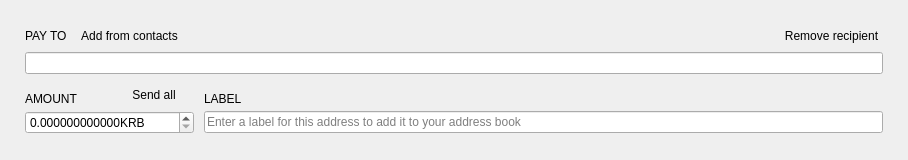
<?xml version="1.0" encoding="UTF-8"?>
<ui version="4.0">
 <class>TransferFrame</class>
 <widget class="QFrame" name="TransferFrame">
  <property name="geometry">
   <rect>
    <x>0</x>
    <y>0</y>
    <width>908</width>
    <height>160</height>
   </rect>
  </property>
  <property name="sizePolicy">
   <sizepolicy hsizetype="Preferred" vsizetype="Preferred">
    <horstretch>0</horstretch>
    <verstretch>150</verstretch>
   </sizepolicy>
  </property>
  <property name="minimumSize">
   <size>
    <width>0</width>
    <height>160</height>
   </size>
  </property>
  <property name="maximumSize">
   <size>
    <width>16777215</width>
    <height>160</height>
   </size>
  </property>
  <property name="windowTitle">
   <string>Frame</string>
  </property>
  <property name="styleSheet">
   <string notr="true"/>
  </property>
  <property name="frameShape">
   <enum>QFrame::NoFrame</enum>
  </property>
  <property name="frameShadow">
   <enum>QFrame::Plain</enum>
  </property>
  <layout class="QVBoxLayout" name="verticalLayout">
   <property name="spacing">
    <number>10</number>
   </property>
   <property name="leftMargin">
    <number>25</number>
   </property>
   <property name="rightMargin">
    <number>25</number>
   </property>
   <item>
    <spacer name="verticalSpacer_2">
     <property name="orientation">
      <enum>Qt::Vertical</enum>
     </property>
     <property name="sizeHint" stdset="0">
      <size>
       <width>20</width>
       <height>40</height>
      </size>
     </property>
    </spacer>
   </item>
   <item>
    <layout class="QGridLayout" name="gridLayout">
     <property name="verticalSpacing">
      <number>5</number>
     </property>
     <item row="0" column="0">
      <widget class="WalletGui::WalletNormalGrayTextLabel" name="m_payToTextLabel">
       <property name="sizePolicy">
        <sizepolicy hsizetype="Minimum" vsizetype="Minimum">
         <horstretch>0</horstretch>
         <verstretch>0</verstretch>
        </sizepolicy>
       </property>
       <property name="text">
        <string>PAY TO</string>
       </property>
       <property name="alignment">
        <set>Qt::AlignLeading|Qt::AlignLeft|Qt::AlignVCenter</set>
       </property>
       <property name="margin">
        <number>0</number>
       </property>
       <property name="indent">
        <number>0</number>
       </property>
      </widget>
     </item>
     <item row="0" column="1">
      <widget class="WalletGui::WalletTinyLinkLikeButton" name="m_addressBookButton">
       <property name="sizePolicy">
        <sizepolicy hsizetype="Preferred" vsizetype="Minimum">
         <horstretch>0</horstretch>
         <verstretch>0</verstretch>
        </sizepolicy>
       </property>
       <property name="cursor">
        <cursorShape>PointingHandCursor</cursorShape>
       </property>
       <property name="focusPolicy">
        <enum>Qt::NoFocus</enum>
       </property>
       <property name="layoutDirection">
        <enum>Qt::LeftToRight</enum>
       </property>
       <property name="text">
        <string>Add from contacts</string>
       </property>
       <property name="flat">
        <bool>true</bool>
       </property>
      </widget>
     </item>
     <item row="0" column="2">
      <spacer name="horizontalSpacer">
       <property name="orientation">
        <enum>Qt::Horizontal</enum>
       </property>
       <property name="sizeHint" stdset="0">
        <size>
         <width>318</width>
         <height>10</height>
        </size>
       </property>
      </spacer>
     </item>
     <item row="0" column="3" alignment="Qt::AlignBottom">
      <widget class="WalletGui::WalletTinyLinkLikeButton" name="m_removeButton">
       <property name="sizePolicy">
        <sizepolicy hsizetype="Preferred" vsizetype="Minimum">
         <horstretch>0</horstretch>
         <verstretch>0</verstretch>
        </sizepolicy>
       </property>
       <property name="cursor">
        <cursorShape>PointingHandCursor</cursorShape>
       </property>
       <property name="focusPolicy">
        <enum>Qt::NoFocus</enum>
       </property>
       <property name="text">
        <string>Remove recipient</string>
       </property>
       <property name="flat">
        <bool>true</bool>
       </property>
      </widget>
     </item>
     <item row="1" column="0" colspan="4">
      <widget class="WalletGui::ClearableLineEdit" name="m_sendAddressEdit">
       <property name="styleSheet">
        <string notr="true">[errorState=&quot;true&quot;] {
  border-color: #ef3131;
}</string>
       </property>
      </widget>
     </item>
    </layout>
   </item>
   <item>
    <layout class="QGridLayout" name="gridLayout_2">
     <property name="verticalSpacing">
      <number>5</number>
     </property>
     <item row="0" column="0">
      <widget class="WalletGui::WalletNormalGrayTextLabel" name="m_amountTextLabel">
       <property name="sizePolicy">
        <sizepolicy hsizetype="Minimum" vsizetype="Minimum">
         <horstretch>0</horstretch>
         <verstretch>0</verstretch>
        </sizepolicy>
       </property>
       <property name="text">
        <string>AMOUNT</string>
       </property>
       <property name="alignment">
        <set>Qt::AlignBottom|Qt::AlignLeading|Qt::AlignLeft</set>
       </property>
       <property name="indent">
        <number>0</number>
       </property>
      </widget>
     </item>
     <item row="0" column="1">
      <widget class="WalletGui::WalletTinyLinkLikeButton" name="m_sendAllButton">
       <property name="sizePolicy">
        <sizepolicy hsizetype="Minimum" vsizetype="Minimum">
         <horstretch>0</horstretch>
         <verstretch>0</verstretch>
        </sizepolicy>
       </property>
       <property name="cursor">
        <cursorShape>PointingHandCursor</cursorShape>
       </property>
       <property name="focusPolicy">
        <enum>Qt::NoFocus</enum>
       </property>
       <property name="layoutDirection">
        <enum>Qt::LeftToRight</enum>
       </property>
       <property name="text">
        <string>Send all</string>
       </property>
       <property name="flat">
        <bool>true</bool>
       </property>
      </widget>
     </item>
     <item row="0" column="2">
      <widget class="WalletGui::WalletNormalGrayTextLabel" name="m_labelTextLabel">
       <property name="text">
        <string>LABEL</string>
       </property>
       <property name="alignment">
        <set>Qt::AlignBottom|Qt::AlignLeading|Qt::AlignLeft</set>
       </property>
       <property name="indent">
        <number>0</number>
       </property>
      </widget>
     </item>
     <item row="1" column="0" colspan="2">
      <widget class="QDoubleSpinBox" name="m_sendAmountSpin">
       <property name="maximumSize">
        <size>
         <width>16777215</width>
         <height>16777215</height>
        </size>
       </property>
       <property name="focusPolicy">
        <enum>Qt::ClickFocus</enum>
       </property>
       <property name="layoutDirection">
        <enum>Qt::LeftToRight</enum>
       </property>
       <property name="styleSheet">
        <string notr="true">[errorState=&quot;true&quot;] {
  border-color: #ef3131;
}</string>
       </property>
       <property name="buttonSymbols">
        <enum>QAbstractSpinBox::UpDownArrows</enum>
       </property>
       <property name="suffix">
        <string notr="true">KRB</string>
       </property>
       <property name="decimals">
        <number>12</number>
       </property>
       <property name="maximum">
        <double>1000000000000.000000000000000</double>
       </property>
      </widget>
     </item>
     <item row="1" column="2">
      <widget class="WalletGui::ClearableLineEdit" name="m_sendLabelEdit">
       <property name="styleSheet">
        <string notr="true">[errorState=&quot;true&quot;] {
  border-color: #ef3131;
}</string>
       </property>
       <property name="placeholderText">
        <string>Enter a label for this address to add it to your address book</string>
       </property>
      </widget>
     </item>
    </layout>
   </item>
   <item>
    <spacer name="verticalSpacer">
     <property name="orientation">
      <enum>Qt::Vertical</enum>
     </property>
     <property name="sizeHint" stdset="0">
      <size>
       <width>20</width>
       <height>40</height>
      </size>
     </property>
    </spacer>
   </item>
  </layout>
 </widget>
 <customwidgets>
  <customwidget>
   <class>WalletGui::WalletTinyLinkLikeButton</class>
   <extends>QPushButton</extends>
   <header>Gui/Common/WalletLinkLikeButton.h</header>
  </customwidget>
  <customwidget>
   <class>WalletGui::WalletNormalGrayTextLabel</class>
   <extends>QLabel</extends>
   <header>Gui/Common/WalletTextLabel.h</header>
  </customwidget>
  <customwidget>
   <class>WalletGui::ClearableLineEdit</class>
   <extends>QLineEdit</extends>
   <header>Gui/Common/ClearableLineEdit.h</header>
  </customwidget>
 </customwidgets>
 <tabstops>
  <tabstop>m_sendAddressEdit</tabstop>
  <tabstop>m_sendAmountSpin</tabstop>
  <tabstop>m_sendLabelEdit</tabstop>
  <tabstop>m_addressBookButton</tabstop>
  <tabstop>m_removeButton</tabstop>
 </tabstops>
 <resources/>
 <connections>
  <connection>
   <sender>m_removeButton</sender>
   <signal>clicked()</signal>
   <receiver>TransferFrame</receiver>
   <slot>deleteLater()</slot>
   <hints>
    <hint type="sourcelabel">
     <x>797</x>
     <y>41</y>
    </hint>
    <hint type="destinationlabel">
     <x>445</x>
     <y>79</y>
    </hint>
   </hints>
  </connection>
  <connection>
   <sender>m_addressBookButton</sender>
   <signal>clicked()</signal>
   <receiver>TransferFrame</receiver>
   <slot>addressBookClicked()</slot>
   <hints>
    <hint type="sourcelabel">
     <x>136</x>
     <y>41</y>
    </hint>
    <hint type="destinationlabel">
     <x>445</x>
     <y>79</y>
    </hint>
   </hints>
  </connection>
  <connection>
   <sender>m_sendAddressEdit</sender>
   <signal>textChanged(QString)</signal>
   <receiver>TransferFrame</receiver>
   <slot>labelOrAddressChanged(QString)</slot>
   <hints>
    <hint type="sourcelabel">
     <x>445</x>
     <y>56</y>
    </hint>
    <hint type="destinationlabel">
     <x>445</x>
     <y>79</y>
    </hint>
   </hints>
  </connection>
  <connection>
   <sender>m_sendLabelEdit</sender>
   <signal>textChanged(QString)</signal>
   <receiver>TransferFrame</receiver>
   <slot>labelOrAddressChanged(QString)</slot>
   <hints>
    <hint type="sourcelabel">
     <x>582</x>
     <y>128</y>
    </hint>
    <hint type="destinationlabel">
     <x>445</x>
     <y>79</y>
    </hint>
   </hints>
  </connection>
  <connection>
   <sender>m_sendAmountSpin</sender>
   <signal>textChanged(QString)</signal>
   <receiver>TransferFrame</receiver>
   <slot>amountStringChanged(QString)</slot>
   <hints>
    <hint type="sourcelabel">
     <x>124</x>
     <y>124</y>
    </hint>
    <hint type="destinationlabel">
     <x>453</x>
     <y>79</y>
    </hint>
   </hints>
  </connection>
  <connection>
   <sender>m_sendAddressEdit</sender>
   <signal>textChanged(QString)</signal>
   <receiver>TransferFrame</receiver>
   <slot>addressChanged(QString)</slot>
   <hints>
    <hint type="sourcelabel">
     <x>453</x>
     <y>69</y>
    </hint>
    <hint type="destinationlabel">
     <x>453</x>
     <y>79</y>
    </hint>
   </hints>
  </connection>
  <connection>
   <sender>m_sendAllButton</sender>
   <signal>clicked()</signal>
   <receiver>TransferFrame</receiver>
   <slot>sendAllClicked()</slot>
   <hints>
    <hint type="sourcelabel">
     <x>136</x>
     <y>97</y>
    </hint>
    <hint type="destinationlabel">
     <x>453</x>
     <y>79</y>
    </hint>
   </hints>
  </connection>
 </connections>
 <slots>
  <slot>addressBookClicked()</slot>
  <slot>pasteClicked()</slot>
  <slot>labelOrAddressChanged(QString)</slot>
  <slot>addressChanged(QString)</slot>
  <slot>amountStringChanged(QString)</slot>
  <slot>sendAllClicked()</slot>
 </slots>
</ui>
